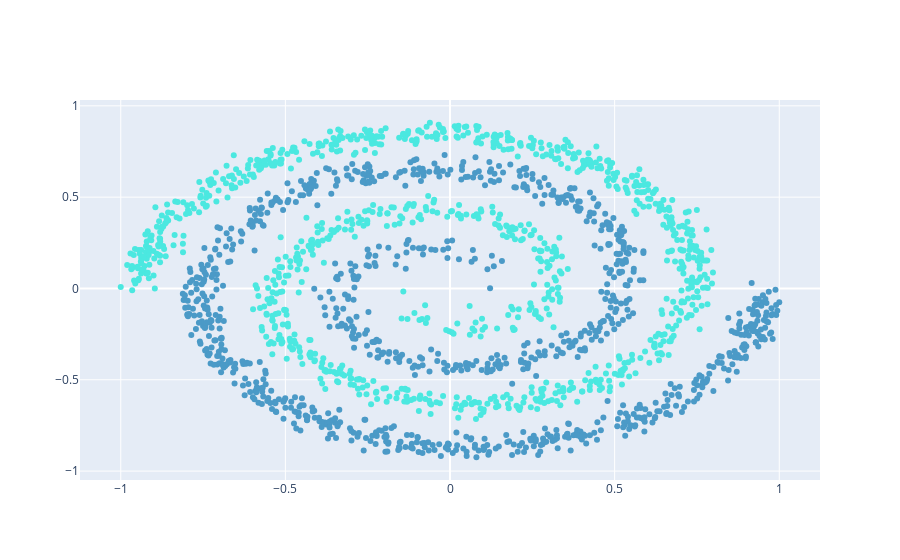

The notebook cell this image was saved under:
### Markdown cell above
* Use the following code to produce some spiral data:

### Code cell
import numpy as np
from numpy import pi
import matplotlib.pyplot as plt

N = 1000
theta = np.sqrt(np.random.rand(N))*4*pi # np.linspace(0,2*pi,100)

r_a = 2*theta + pi
data_a = np.array([np.cos(theta)*r_a, np.sin(theta)*r_a]).T
x_a = data_a + np.random.randn(N,2)
x_a = x_a/np.abs(x_a).max()

r_b = -2*theta - pi
data_b = np.array([np.cos(theta)*r_b, np.sin(theta)*r_b]).T
x_b = data_b + np.random.randn(N,2)
x_b = x_b/np.abs(x_b).max()

res_a = np.append(x_a, np.zeros((N,1)), axis=1)
res_b = np.append(x_b, np.ones((N,1)), axis=1)

res = np.append(res_a, res_b, axis=0)
np.random.shuffle(res)

np.savetxt("result.csv", res, delimiter=",", header="x,y,label", comments="", fmt='%.5f')

fig = go.Figure(data=[
                      go.Scatter(x=res[:,0],
                                 y=res[:,1],
                                 mode="markers",
                                 marker=dict(
                                     color=res[:,2],
                                     colorscale=color_chart[0:2]
                                     )
                                 )
                      ]
                )
fig.show()

data = res[:,0:2]
target = res[:,-1]

### Figure 1 — Plotly figure (JSON) as saved in the notebook; plotly's stock layout.template omitted (floating-point values rounded to 4 significant figures; data arrays with more than 128 entries replaced by an {"elided": "..."} marker saying what was removed)
{"data": [{"marker": {"color": {"elided": "2000 int values"}, "colorscale": [[0, "#4B9AC7"], [1, "#4BE8E0"]]}, "mode": "markers", "type": "scatter", "x": {"elided": "2000 float values"}, "y": {"elided": "2000 float values"}}], "layout": {}}
